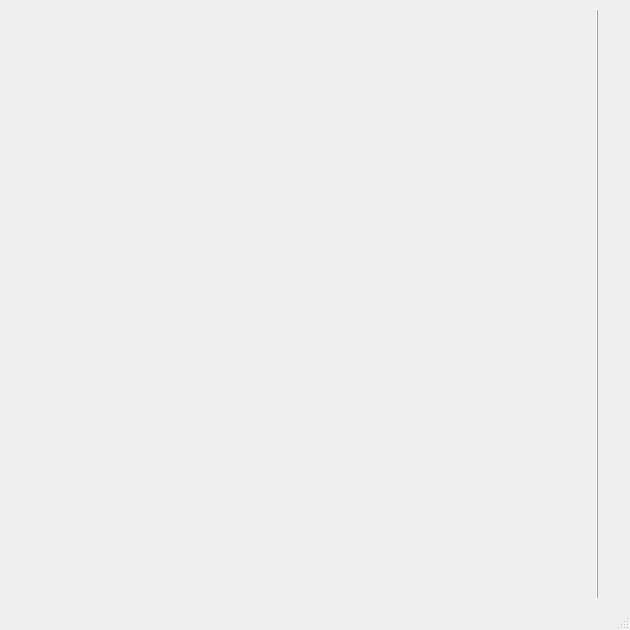
<?xml version="1.0" encoding="UTF-8"?>
<ui version="4.0">
 <class>SnakeBot</class>
 <widget class="QMainWindow" name="SnakeBot">
  <property name="enabled">
   <bool>true</bool>
  </property>
  <property name="geometry">
   <rect>
    <x>0</x>
    <y>0</y>
    <width>630</width>
    <height>630</height>
   </rect>
  </property>
  <property name="sizePolicy">
   <sizepolicy hsizetype="Preferred" vsizetype="Preferred">
    <horstretch>0</horstretch>
    <verstretch>0</verstretch>
   </sizepolicy>
  </property>
  <property name="windowTitle">
   <string>SnakeBot</string>
  </property>
  <widget class="QWidget" name="centralwidget">
   <layout class="QHBoxLayout" name="horizontalLayout_4">
    <item>
     <spacer name="horizontalSpacer">
      <property name="orientation">
       <enum>Qt::Horizontal</enum>
      </property>
      <property name="sizeHint" stdset="0">
       <size>
        <width>40</width>
        <height>20</height>
       </size>
      </property>
     </spacer>
    </item>
    <item>
     <widget class="QFrame" name="frame">
      <property name="font">
       <font>
        <pointsize>21</pointsize>
        <bold>true</bold>
       </font>
      </property>
      <property name="frameShape">
       <enum>QFrame::VLine</enum>
      </property>
      <property name="frameShadow">
       <enum>QFrame::Raised</enum>
      </property>
     </widget>
    </item>
    <item>
     <layout class="QVBoxLayout" name="verticalLayout_2">
      <item>
       <widget class="QLabel" name="timerLabel">
        <property name="font">
         <font>
          <family>Copperplate</family>
          <pointsize>21</pointsize>
         </font>
        </property>
        <property name="text">
         <string/>
        </property>
       </widget>
      </item>
      <item>
       <widget class="QLabel" name="player1Label">
        <property name="font">
         <font>
          <pointsize>19</pointsize>
          <bold>true</bold>
         </font>
        </property>
        <property name="text">
         <string/>
        </property>
       </widget>
      </item>
      <item>
       <widget class="QLabel" name="player2Label">
        <property name="font">
         <font>
          <pointsize>19</pointsize>
          <bold>true</bold>
         </font>
        </property>
        <property name="text">
         <string/>
        </property>
       </widget>
      </item>
      <item>
       <widget class="QLabel" name="player3Label">
        <property name="font">
         <font>
          <pointsize>19</pointsize>
          <bold>true</bold>
         </font>
        </property>
        <property name="text">
         <string/>
        </property>
       </widget>
      </item>
      <item>
       <widget class="QLabel" name="player4Label">
        <property name="font">
         <font>
          <pointsize>19</pointsize>
          <bold>true</bold>
         </font>
        </property>
        <property name="text">
         <string/>
        </property>
       </widget>
      </item>
     </layout>
    </item>
   </layout>
  </widget>
  <widget class="QMenuBar" name="menubar">
   <property name="geometry">
    <rect>
     <x>0</x>
     <y>0</y>
     <width>630</width>
     <height>24</height>
    </rect>
   </property>
  </widget>
  <widget class="QStatusBar" name="statusbar"/>
 </widget>
 <resources/>
 <connections/>
</ui>
